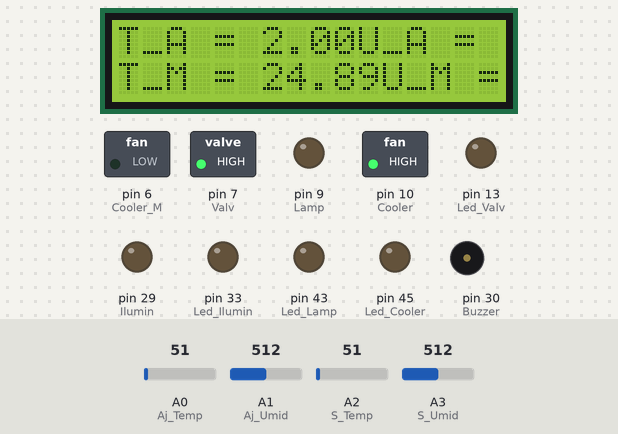
The sketch below on a simulated Arduino Mega 2560, built with avr-gcc and run on an emulated ATmega2560. Parts: 16×2 character LCD, switched loads named in the sketch (green lamp = pin HIGH), output pins drawn as LEDs (lit = HIGH), buzzer (waves = sounding, pin HIGH). The test bench sets the inputs (shaded band); at power-on: A2 (S_Temp) = 51, A0 (Aj_Temp) = 51, A1 (Aj_Umid) = 512, A3 (S_Umid) = 512. What the sketch prints to the serial monitor is not drawn.

Above: at 1.2 s.
1.3 s: A2 (S_Temp) set to 42
At 2.8 s:
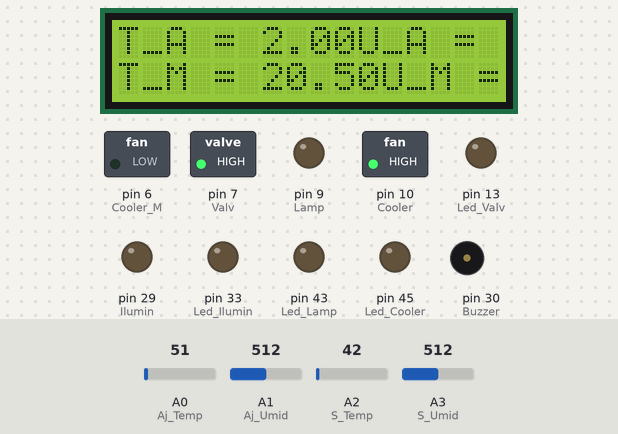
3.1 s: A2 (S_Temp) set to 35
At 5.2 s:
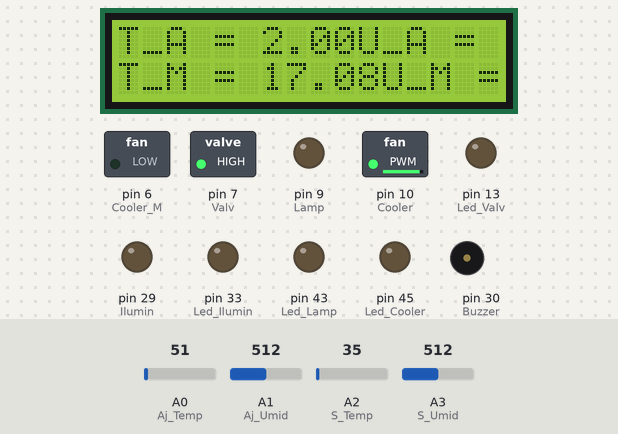
6.1 s: A0 (Aj_Temp) set to 112
At 8.7 s:
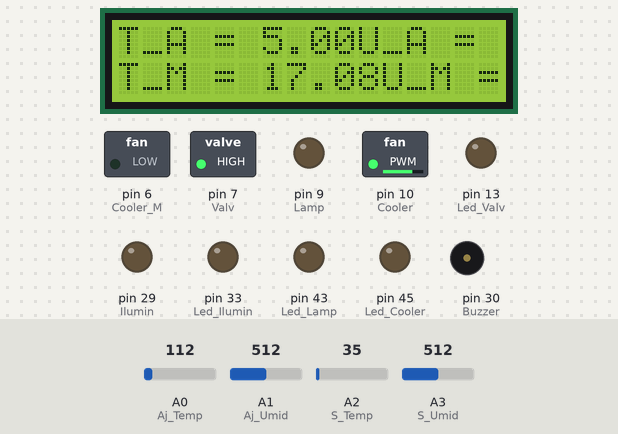
9.1 s: A1 (Aj_Umid) set to 494
At 9.9 s:
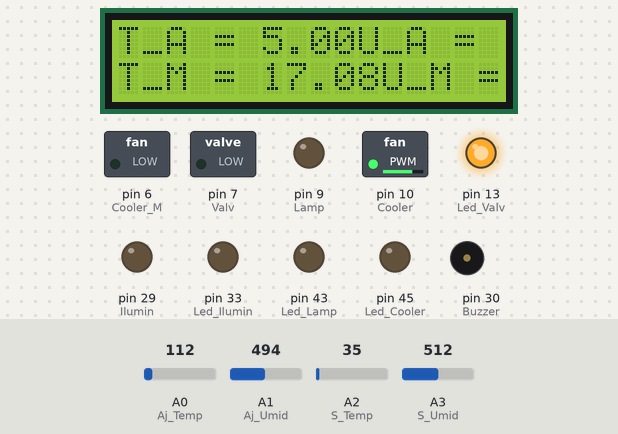
12.1 s: A0 (Aj_Temp) set to 93
At 14.5 s:
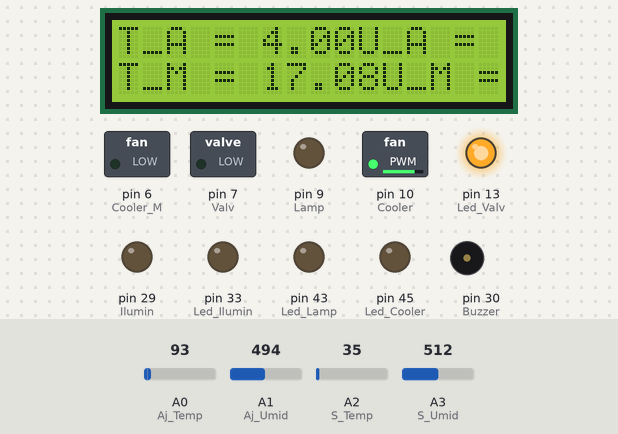
15.1 s: A2 (S_Temp) set to 15
At 18.0 s:
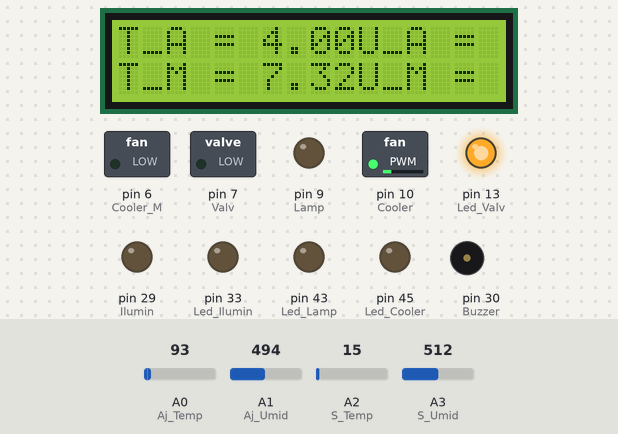
Timing chart, 0 to 19.5 s (numbered marks = the images above; inputs shaded):
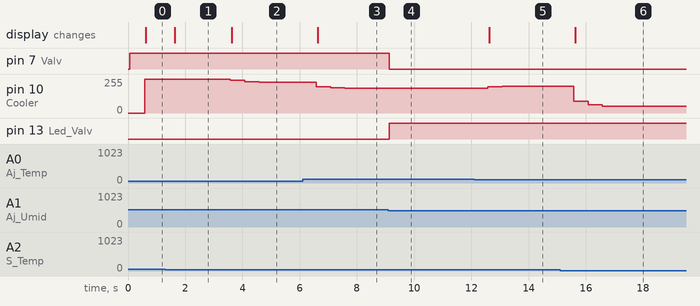

The sketch:

pid.ino
```cpp
#include <LiquidCrystal_I2C.h>  //Biblioteca necessaria para o conversor I2C do display LCD
#include <Wire.h> //Biblioteca para comunicação I2C


#define KpL 43.73 //CONSTANTE PROPORCIOANL DA LAMPADA
#define KiL 0.01 //CONSTANTE INTEGRAL DA LAMPADA
#define KdL 0.01 //CONSTANTE DERIVADA DA LAMPADA
#define KpC 20.78 //CONSTANTE PROPORCIOANL DO COOLER
#define KiC 0.01 //CONSTANTE INTEGRAL DO COOLER
#define KdC 0.01 //CONSTANTE DERIVADA DO COOLER
#define S_Umid A3 //Definição da porta analogica do sensor de umidade do solo
#define S_Temp A2 //Definição da porta analogica do sensor de umidade do solo
#define S_Gas 2 //Definição da porta digital de interrupção para o sensor de gas
#define S_Lumi 47 //Definição da porta analogica para o sensor de luminosidade
#define S_Presenca 3 //Definição da porta digital de interrupção para o sensor de presença
#define SDA_LCD A4 //Define que será usado o pino 20 para dados da comunicação I2C
#define SCL_LCD A5 //Define que será usado o pino 21 como clock para a comunicação I2C
#define Buzzer 30 //Define o pino que o Buzzer de alarme deve ser ligado
#define Led_Valv 13 //Define o pino que o led que indica se a valvula está acionada
#define Valv 7 //Define o pino que aciona a Valvula
#define Led_Ilumin 33 //Define o pino que o led que indica se a iluminação está acionada
#define Ilumin 29 //Define o pino que aciona a Iluminação
#define Cooler_M 6 //Define o pino que aciona o Cooler_Menor
#define Led_Lamp 43 //Define o pino que o led que indica se a lampada está acionada
#define Lamp 9 //Define o pino que aciona a Lampada
#define Led_Cooler 45 //Define o pino que o led que indica se o Cooler está acionado
#define Cooler 10 //Define o pino que aciona o Cooler
#define Aj_Umid A1 //Define a porta analogica para ajuste da umidade
#define Aj_Temp A0 //Define a porta analogica para ajuste da umidade
#define Aj_Pin 37 //Definição da porta digital de interrupção para ajustar a umidade e temperatura de referencia

//Inicializa o display no endereço 0x20
LiquidCrystal_I2C lcd(0x3F, 2, 1, 0, 4, 5, 6, 7, 3, POSITIVE);
/* lcd.setBacklight(HIGH ou LOW); //Luz de fundo do display
   lcd.setCursor(0,0); //endereço no visor
   lcd.print("Arduino e Cia !!");//imprimir informação */

//Variaveis para a função Sensor_de_Presenca
volatile boolean Status_Ilumin = 0; //ARMAZENA O STATUS DO LED QUE ILUMINA A ESTUFA - ON/OFF
volatile float Intensidade_Lumin = 0;//ARMAZENA O VALOR DO SENSOR DE LUMINOSIADE
//Variaveis para a função Sensor_de_Gas
volatile boolean Status_Gas = 0; //ARMAZENA O STATUS SE HÁ PRESENÇA DE GAS OU NAO NA ESTUFA
volatile boolean Status_Msg = 0; //ARMAZENA SE A MENSAGEM DE ALERTA JA FOI EMITIDA OU NÃO
//Variaveis para função Ajuste_de_Referencia
volatile boolean Status_Aj = 0; //ARMAZENA O MODO DE OPERAÇÃO, SE ESTÁ EM CONFIGURAÇÃO OU RODDANDO O PROGRAMA PRINCIPAL
volatile boolean Reset_Prog = 0;//ARMAZENA STATUS DE DESVIO DE FLUXO DO PROGRAMA PRINCIPAL
float Ref_Temp = 0;//ARMAZENA O VALOR DE TEMPERATURA DESEJADA PELO POTENCIOMETRO
float Ref_Umid = 0;//ARMAZENA O VALOR DE UMIDADE DESEJADA PELO POTENCIOMETRO
int i, Media_Calculada;//VARIAVEL PARA "FOR" E ARMAZENA MEDIA DAS LEITURRAS INSTANTANEA DOS POTENCIOMETROS
//Variaveis para função Sensor_de_Umidade
float Umid_Solo = 0; //ARMAZENA O VALOR LIDO PELO SENSOR DE UMIDADE
int j, Media_Umidade;//VARIAVEL PARA "FOR" E AMARZENA MEDIA DAS LEITURAS INSTANTANEA DO SENSOR DE UMIDADE
//Variaveis para PID
int k, Media_Temp;//VARIAVEL PARA "FOR" E AMARZENA MEDIA DAS LEITURAS INSTANTANEA DO SENSOR DE TEMPERATURA
int Tempo_Anterior = 0;//ARMAZENA TEMPO DE REFERENCIA PASSADO
int Tempo_Atual = 0;//ARMAZENA TEMPO DE REFERENCIA ATUAL
int Tempo_Amostragem = 500;//TEMPO QUE SE DESEJA ATUALIZAR O PID
float Erro_Atual_L = 0; //ARMAZENA O ERRO DO INSTANTE ATUAL DE TEMPERATURA PARA PID DA LAMPADA
float Erro_Atual_C = 0;//ARMAZENA O ERRO DO INSTANTE ATUAL DE TEMPERATURA PARA PID DO COOLER
float Erro_Anterior_L = 0;//ARMAZENA O ERRO DO INSTANTE ANTERIRO DE TEMPERATURA PARA PID DA LAMPADA
float Erro_Anterior_C = 0;//ARMAZENA O ERRO DO INSTANTE ANTERIRO DE TEMPERATURA PARA PID DA COOLER
float I_Anterior_L = 0;//ARMAZENA O CALCULO DA PARTE INTEGRATIVA DO INSTANTE ANTERIOR AO CALCULADO DA LAMPADA
float I_Anterior_C = 0;//ARMAZENA O CALCULO DA PARTE INTEGRATIVA DO INSTANTE ANTERIOR AO CALCULADO DO COOLER
float I_Atual_L = 0;//ARMAZENA O CALCULO DA PARTE INTEGRATIVA DO INSTANTE ATUAL  DA LAMPADA
float I_Atual_C = 0;//ARMAZENA O CALCULO DA PARTE INTEGRATIVA DO INSTANTE ATUAL  DO COOLER
float D_L = 0;//ARMAZENA O CALCULO DA PARTE DERIVATIVA DO INSTANTE ATUAL  DA LAMPADA
float D_C = 0;//ARMAZENA O CALCULO DA PARTE DERIVATIVA DO INSTANTE ATUAL  DO COOLER
float P_L = 0;//ARMAZENA O CALCULO DA PARTE PROPORCIONAL DO INSTANTE ATUAL  DA LAMPADA
float P_C = 0;//ARMAZENA O CALCULO DA PARTE PROPORCIONAL DO INSTANTE ATUAL  DO COOLER
int Lamp_PID = 0;//ARMAZENA VALOR DE TEMPERATURA DE CONTROLE USADO NA LAMPADA
int Cooler_PID = 0;//ARMAZENA VALOR DE TEMPERATURA DE CONTROLE USADO NA LAMPADA
float Temp_Ambiente = 0;//ARMAZENA O VALOR DA TEMPERATURA AMBIENTE
int PWM_Lamp = 0;//ARMAZENA VALOR DE TEMPERATURA DE CONTROLE CONVERTIDO PARA VALOR DE PWM
int PWM_Cooler = 0;//ARMAZENA VALOR DE TEMPERATURA DE CONTROLE CONVERTIDO PARA VALOR DE PWM
void setup() {
  Serial.begin(9600);
  //Inicia o Display LCD
  lcd.begin (16,2); //Define o tamanho do display
  lcd.setBacklight(HIGH);//ATIVA BRILHO DO LCD
  lcd.clear();//LIMPA LCD
  //Configura como saida os Dispositivos
  pinMode(Buzzer, OUTPUT); //Alarme sonoro
  pinMode(Cooler_M, OUTPUT); //Cooler Menor
  pinMode(Led_Lamp, OUTPUT); ////Indicação de funcionamento
  pinMode(Lamp, OUTPUT); //Aquecedor
  pinMode(Led_Cooler, OUTPUT); ////Indicação de funcionamento
  pinMode(Cooler, OUTPUT); //Cooler de refrigereção
  //Configura Interrupção para a função do Ajuste_de_Referencia

  //Configura entrada para ajute de temperatura e umidade
  pinMode(Aj_Umid, INPUT); //Sensor de Luminosidade
  pinMode(Aj_Temp, INPUT); //Sensor de Luminosidade
  //Configura Interrupção para a função do Sensor_de_Presença

  //Configura as Entradas e Saidas para função Sensor_de_Presenca
  pinMode(S_Lumi, INPUT); //Sensor de Luminosidade
  pinMode(Led_Ilumin, OUTPUT); //Indicação de funcionamento
  pinMode(Ilumin, OUTPUT); //Iluminação
  //Configura Interrupção para a função do Sensor_de_Gas

  //Configura as entradas e saidas para controle de umidade
  pinMode(Led_Valv, OUTPUT); //Indicação de funcionamento
  pinMode(Valv, OUTPUT); //Valvula de agua
  pinMode(S_Umid, INPUT); //Sensor de Umidade do solo
  pinMode(S_Temp, INPUT); //Sensor de Umidade do solo
  //PID
  Tempo_Anterior = millis();//ARMAZENA TEMPO INICIAL

  digitalWrite(Cooler_M,LOW);

}

void loop() {


  //REFERENCIA PARA TEMPERATURA

  Ref_Temp =  analogRead(Aj_Temp) / 20  ;//ARMAZENA VALOR DE AJUSTE DE TEMPERATURA
  Ref_Umid =  analogRead(Aj_Umid)   ;//ARMAZENA VALOR DE AJUSTE DE UMIDADE
  Umid_Solo = analogRead(S_Umid) ;//LER VALOR DO SENSOR DE UMIDADE
  if(Ref_Umid < 500){
    Ref_Umid = 500; //SENSOR QUANDO IMERSO NA AGUA APRESENTA VALOR DE 450 , LOGO, A REFERENCIA NÃO PODE SER MENOR QUE 450
  }
  if (Umid_Solo > Ref_Umid) { //QUANDO SECO SENSOR APRESENTA 1023, QUANDO MUITO UMIDO , APRESENTA 450
    digitalWrite(Valv, LOW);//LIGA VALVULA , LOGICA INVERSA
    digitalWrite(Led_Valv, HIGH);//LIGA LED DE INDICAÇÃO
  } else {
    digitalWrite(Valv, HIGH);
    digitalWrite(Led_Valv, LOW);
  }

  //Ref_Temp = 30; //SETA PARAMETROS MANUALMENTE PARA TESTE
  //Ref_Umid = 30;
  F_PID();//FUNÇÃO DE CONTROLE
}


void F_PID() {
  Tempo_Atual = millis();//ATUALIZA TEMPO

  if ((Tempo_Atual - Tempo_Anterior) >= Tempo_Amostragem) {  //CONDIÇÃO PARA COMPUTAR PID DE ACORDO COM O TEMPO DE AMOSTRAGEM

    Media_Temp = 0; //ZERA A VARIAVEL PARA PODER SER USADA
    for (k = 0; k < 100; k++) { //REALIZA UMA MEDIA DAS MEDIÇÕES INSTANTANEAS PARA IGNORAR DISCREPANCIAS
      Media_Temp += analogRead(S_Temp); //REALIZA MEDIÇÃO
    }
    Temp_Ambiente = (Media_Temp / 100) * 0.00488 / 0.01 ; //CONVERTE PARA TEMPERATURA
    if (Temp_Ambiente < Ref_Temp ) { //VERIFICA SE IRA REALIZAR O PID DA LAMPADA OU COOLER
      Erro_Atual_L = Ref_Temp - Temp_Ambiente; //CALCULA ERRO ATUAL DO PID
      P_L = KpL * Erro_Atual_L;//CALCULA PARTE PROPORCIONAL
      I_Atual_L = KiL * ((Erro_Atual_L + Erro_Anterior_L) / 2 ) * Tempo_Amostragem ;//CALCULA PARTE INTEGRATVA ATUAL
      D_L = KdL * (Erro_Atual_L + Erro_Anterior_L) / Tempo_Amostragem ;//CALCULA PARTE DERIVATIVA
      Lamp_PID = P_L + I_Atual_L + D_L + I_Anterior_L; //CALCULA PID SOMANDO AS PARTES INTEGRATIVAS ANTERIORES

      PWM_Lamp = Lamp_PID  ;//SETA PWM DA LAMPADA

      if (PWM_Lamp < 0) {
        PWM_Lamp = 0;
      }
      if (PWM_Lamp > 255) {
        PWM_Lamp = 255;
      }
      analogWrite(Lamp, PWM_Lamp);
      PWM_Cooler = 0;
      analogWrite(Cooler, PWM_Cooler);

      Erro_Anterior_L = Erro_Atual_L; //ATUALIZA O ERRO ANTERIOR
      I_Anterior_L = I_Atual_L; //ATUALIZA A PARTE INTEGRATIVA
      Tempo_Anterior = Tempo_Atual;//ATUALIZA TEMPO ANTERIRO
    } else if (Temp_Ambiente > Ref_Temp) {

      //PID Cooler

      Erro_Atual_C = Temp_Ambiente - Ref_Temp;
      P_C = KpC * Erro_Atual_C;
      I_Atual_C = KiC * ((Erro_Atual_C + Erro_Anterior_C) / 2 ) * Tempo_Amostragem ;
      D_C = KdC * (Erro_Atual_C + Erro_Anterior_C) / Tempo_Amostragem ;
      Cooler_PID = P_C + I_Atual_C + D_C + I_Anterior_C;

      PWM_Cooler = Cooler_PID / 2;

      if (PWM_Cooler < 0) {
        PWM_Cooler = 0;
      }
      if (PWM_Cooler > 255) {
        PWM_Cooler = 255;
      }

      analogWrite(Cooler, PWM_Cooler);
      PWM_Lamp = 0;
      analogWrite(Lamp, PWM_Lamp);

      Erro_Anterior_C = Erro_Atual_C;
      I_Anterior_C = I_Atual_C;
      Tempo_Anterior = Tempo_Atual;
    }

/*
    Serial.print("temp ajuste="); Serial.println(Ref_Temp);
    Serial.print("Umid ajuste="); Serial.println(Ref_Umid);
    Serial.print("Umidade ="); Serial.println(Umid_Solo);
    Serial.print("temp="); Serial.println(Temp_Ambiente);
    Serial.print("PWM Lamp="); Serial.println(PWM_Lamp);
    Serial.print("PWM Cooler="); Serial.println(PWM_Cooler);   */
    Serial.print(Ref_Temp);
    Serial.print(",");
    Serial.print(Temp_Ambiente);
    Serial.print(",");
    Serial.print(PWM_Lamp);
    Serial.print(",");
    Serial.println(PWM_Cooler);


    lcd.clear();//LIMPA LCD
    lcd.setCursor(0,1); //endereço no visor
    lcd.print("T_M = ");lcd.print(Temp_Ambiente);lcd.print("U_M = ");lcd.print(Umid_Solo);//imprimir informação */
    lcd.setCursor(0,0); //endereço no visor
    lcd.print("T_A = ");lcd.print(Ref_Temp);lcd.print("U_A = ");lcd.print(Ref_Umid);//imprimir informação */


  }
}
```

Measured:
- the behaviour switches between 512 and 511 on A1 (Aj_Umid) (found by bisection; images 3 and 4)
- after the input at 1.3 s, the display: changes after 0.33 s (image 1)
- after the input at 3.1 s, pin 10 (Cooler): 255/255 → 244/255 after 0.48 s, → 236/255 0.50 s later, → 232/255 0.50 s later; the display: changes after 0.53 s (image 2)
- after the input at 6.1 s, pin 10 (Cooler): 232/255 → 197/255 after 0.48 s, → 189/255 0.50 s later, → 185/255 0.50 s later; the display: changes after 0.53 s (image 3)
- after the input at 9.1 s, pin 7 (Valv): HIGH → LOW at once; pin 13 (Led_Valv): LOW → HIGH at once
- after the input at 12.1 s, pin 10 (Cooler): 185/255 → 197/255 after 0.48 s, → 200/255 0.50 s later, → 201/255 0.50 s later; the display: changes after 0.53 s (image 5)
- after the input at 15.1 s, pin 10 (Cooler): 201/255 → 87/255 after 0.48 s, → 63/255 0.50 s later, → 51/255 0.50 s later; the display: changes after 0.53 s (image 6)
